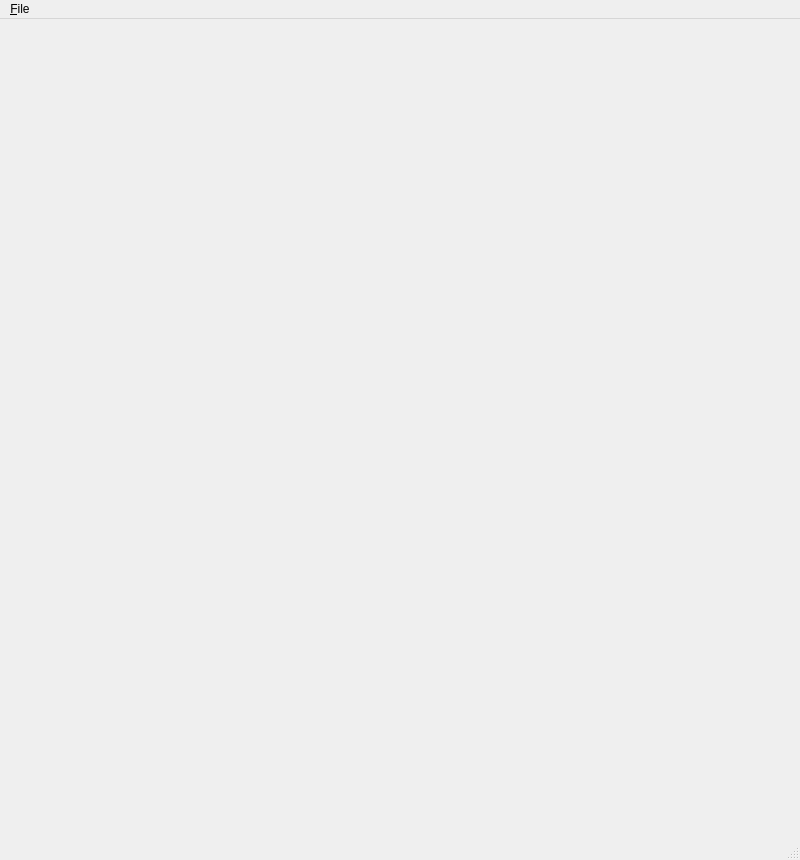
<?xml version="1.0" encoding="UTF-8"?>
<ui version="4.0">
 <class>CMSC427Win</class>
 <widget class="QMainWindow" name="CMSC427Win">
  <property name="geometry">
   <rect>
    <x>0</x>
    <y>0</y>
    <width>800</width>
    <height>860</height>
   </rect>
  </property>
  <property name="windowTitle">
   <string>CMSC427</string>
  </property>
  <widget class="QWidget" name="centralwidget">
   <layout class="QHBoxLayout" name="horizontalLayout">
    <item>
     <widget class="GLview" name="glwidget" native="true"/>
    </item>
   </layout>
  </widget>
  <widget class="QMenuBar" name="menubar">
   <property name="geometry">
    <rect>
     <x>0</x>
     <y>0</y>
     <width>800</width>
     <height>22</height>
    </rect>
   </property>
   <widget class="QMenu" name="menu_File">
    <property name="title">
     <string>&amp;File</string>
    </property>
    <addaction name="action_Quit"/>
   </widget>
   <addaction name="menu_File"/>
  </widget>
  <widget class="QStatusBar" name="statusbar"/>
  <action name="action_Quit">
   <property name="text">
    <string>&amp;Quit</string>
   </property>
  </action>
 </widget>
 <customwidgets>
  <customwidget>
   <class>GLview</class>
   <extends>QWidget</extends>
   <header>GLview.hpp</header>
   <container>1</container>
  </customwidget>
 </customwidgets>
 <resources/>
 <connections/>
</ui>
